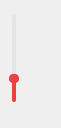
<?xml version="1.0" encoding="UTF-8"?>
<ui version="4.0">
 <class>volume</class>
 <widget class="QWidget" name="volume">
  <property name="geometry">
   <rect>
    <x>0</x>
    <y>0</y>
    <width>61</width>
    <height>128</height>
   </rect>
  </property>
  <property name="windowTitle">
   <string>Form</string>
  </property>
  <layout class="QFormLayout" name="formLayout">
   <property name="leftMargin">
    <number>0</number>
   </property>
   <property name="topMargin">
    <number>0</number>
   </property>
   <item row="0" column="0">
    <widget class="QSlider" name="verticalSlider">
     <property name="sizePolicy">
      <sizepolicy hsizetype="Fixed" vsizetype="Expanding">
       <horstretch>0</horstretch>
       <verstretch>0</verstretch>
      </sizepolicy>
     </property>
     <property name="styleSheet">
      <string notr="true">QSlider {
	padding-top: 15px;
	padding-bottom: 15px;
	padding-left:7px;
	padding-right:8px;
	border-radius: 5px;
}
 
QSlider::add-page:vertical {
	background-color: rgb(236, 65, 65);	
	width:3px;
	border-radius: 2px;
}
 
QSlider::sub-page:vertical {
	background-color: rgb(229, 229, 229);
	width:3px;
	border-radius: 2px;
}
 
QSlider::groove:vertical {
	background:transparent;
	width:4px;
}
 
QSlider::handle:vertical {
	height: 9px;
	width: 4px;
	margin: 0px -3px 0px -3px;
	border-radius: 4px;
	background-color: rgb(236, 65, 65);
}
</string>
     </property>
     <property name="maximum">
      <number>100</number>
     </property>
     <property name="value">
      <number>25</number>
     </property>
     <property name="orientation">
      <enum>Qt::Vertical</enum>
     </property>
    </widget>
   </item>
  </layout>
 </widget>
 <resources/>
 <connections/>
</ui>
